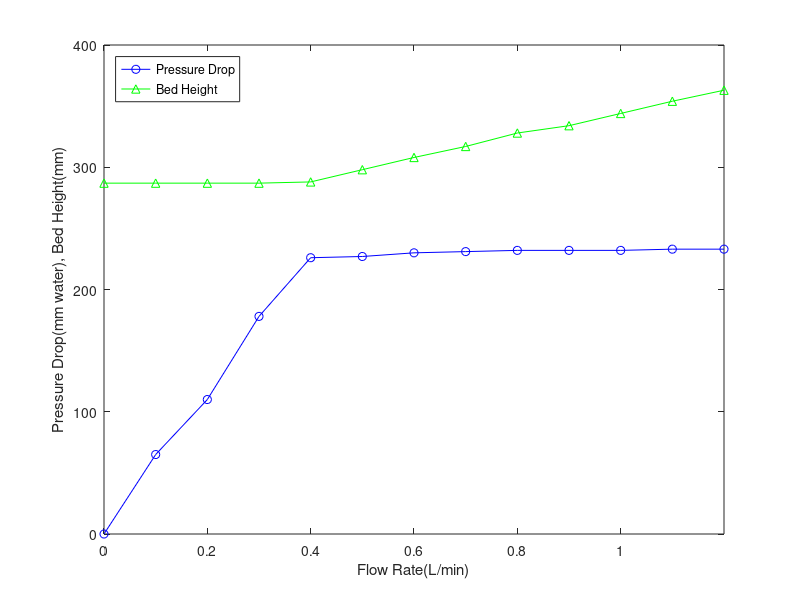
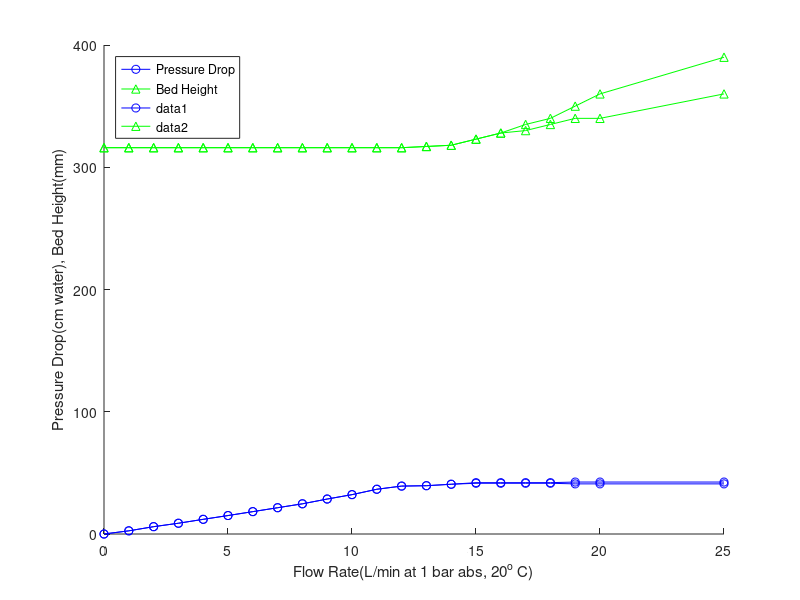

Recreate these plots in MATLAB, in order.
function fluidized_bed

%Collected data for water column
flow_rate_water = 0:0.1:1.2; %L/min
%mm H2O
pdrop_water = [0, 65, 110, 178, 226, 227, 230, 231, 232, 232, 232, 233, 233];
%mm
bed_height_water = [287, 287, 287, 287, 288, 298, 308, 317, 328, 334, 344, 354, 363];

%Collected data for air column
flow_rate_air = [0:20, 25]; %L/min at 1 bar abs, 20 C
%cm H2O
pdrop_air_lower = [0, 2.6, 6.0, 8.8, 12.0, 15.1, 18.3, 21.5, 24.7, 28.6, 32.2, 36.6, 39.2, 39.5, 40.7,41.5,41.5,41.5,41.5,41,41,41];
pdrop_air_upper = [0, 2.6, 6.0, 8.8, 12.0, 15.1, 18.3, 21.5, 24.7, 28.6, 32.2, 36.6, 39.2, 39.5, 40.7,42,42,42,42,42.5,42.5,42.5];
%mm
bed_height_air_lower = [316,316,316,316,316,316,316,316,316,316,316,316,316,317,318,323,328,330,335,340,340,360];
bed_height_air_upper = [316,316,316,316,316,316,316,316,316,316,316,316,316,317,318,323,328,335,340,350,360,390];

%======================== Ethan Added Part =====================================
%Correct air flow rate to experimental conditions
R = 8.314; % (L*kPa)/(K*mol)
P_original = 100; %kPa (1 bar)
T_original = 293; %K
T_experimental = 294.261; %K (70 degF)
P_experimental = pdrop_air_lower; %in cmH20
P_experimental = 100 + P_experimental .* .0980665; % convert cmH20 guage to kPa absolute
molar_flow_air = P_original .* flow_rate_air ./ (R * T_original);
flow_rate_air_corrected = molar_flow_air .*  ( R * T_experimental ./ P_experimental );
%====use flow_rate_air_corrected rather than flow_rate_air to use corrected values====

%Water column plot
plot(flow_rate_water,pdrop_water,'bo-',flow_rate_water,bed_height_water,'g^-')
legend('Pressure Drop','Bed Height','Location','Northwest')
axis([0,1.2,0,400])
xlabel('Flow Rate(L/min)')
ylabel('Pressure Drop(mm water), Bed Height(mm)')

%Air column plot
figure
hold on
plot(flow_rate_air,pdrop_air_lower,'bo-',flow_rate_air,bed_height_air_lower,'g^-')
legend('Pressure Drop','Bed Height','Location','Northwest')
plot(flow_rate_air,pdrop_air_upper,'bo-',flow_rate_air,bed_height_air_upper,'g^-')
xlabel('Flow Rate(L/min at 1 bar abs, 20^o C)')
ylabel('Pressure Drop(cm water), Bed Height(mm)')

end

function [particle_diameter] = calc_ballotini_size()

end
function [velocity] = get_superficial_velocity(flow_rate, column_diameter)

column_area = pi*(column_diameter/2)^2;
velocity = flow_rate/column_area;

end

function [epsilon] = get_porosity(mass_solid,density_solid,bed_volume)

epsilon = 1 - mass_solid/(density_solid*bed_volume);

end
